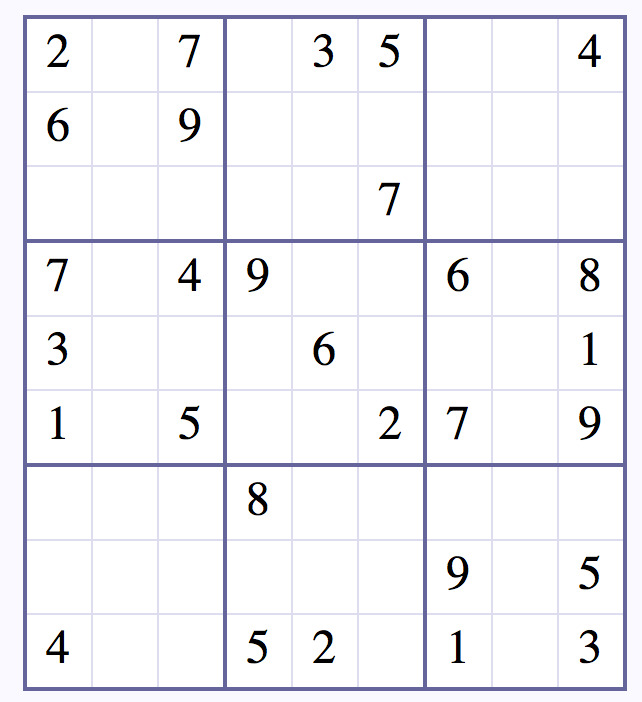
#> input picture digit_recognizer/assets/testimages/sudoku_1.jpg, 642 x 702 px
$ python -i puzzle.py   (imports and definitions only)
#> lines starting #> are read from the running program, lines starting #| are printed output that depends on the picture; after the words box and inside, x2 and y2 are one past the last pixel; in counts of white or black regions, pixels touching at a corner belong together
#> further down, picture is the input picture: shape (702, 642, 3); mean B, G, R 245.8, 242.4, 242.6
from imutils.perspective import four_point_transform
from skimage.segmentation import clear_border
import numpy as np
import imutils
import cv2

def find_puzzle(image, debug=True):
#> called with debug = True
    gray = cv2.cvtColor(image, cv2.COLOR_BGR2GRAY)
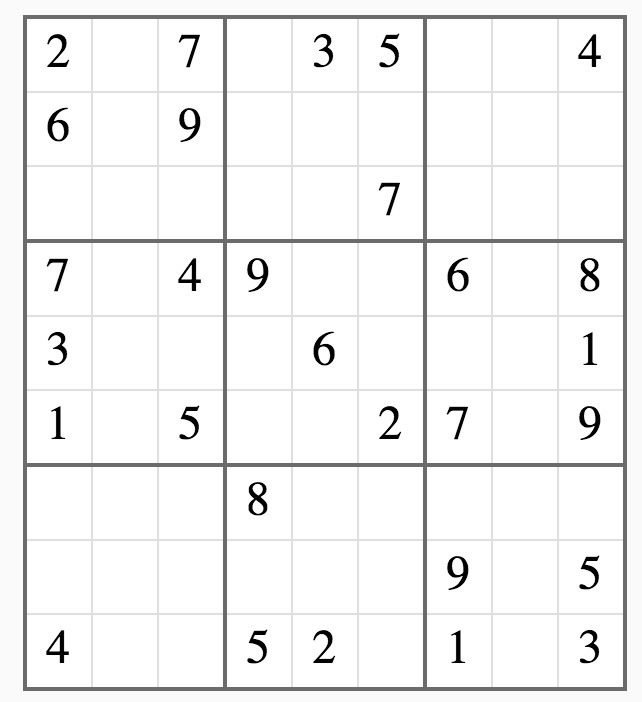
#> gray: shape (702, 642); min 0, max 255, mean 242.9
    blurred = cv2.GaussianBlur(gray, (7,7), 3)
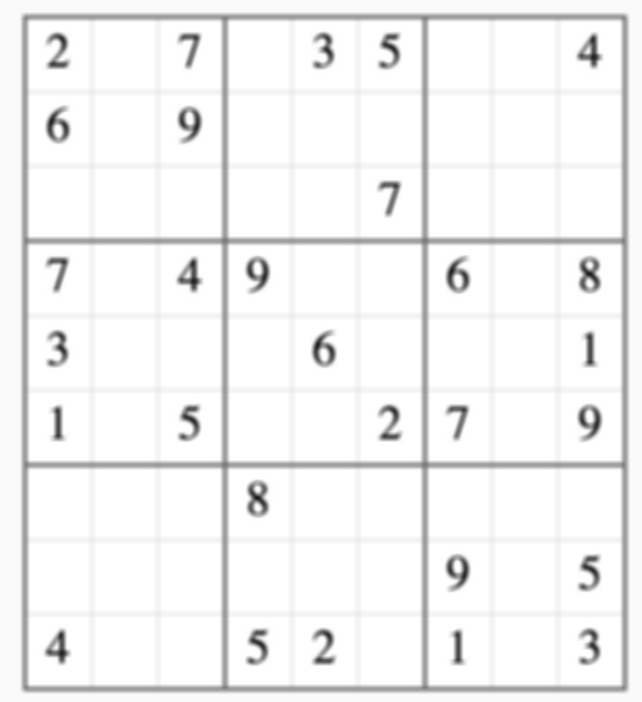
#> blurred: shape (702, 642); min 25, max 255, mean 242.9
    thresh = cv2.adaptiveThreshold(
        blurred,
        255,
        cv2.ADAPTIVE_THRESH_GAUSSIAN_C,
        cv2.THRESH_BINARY,
        11,
        2
    )
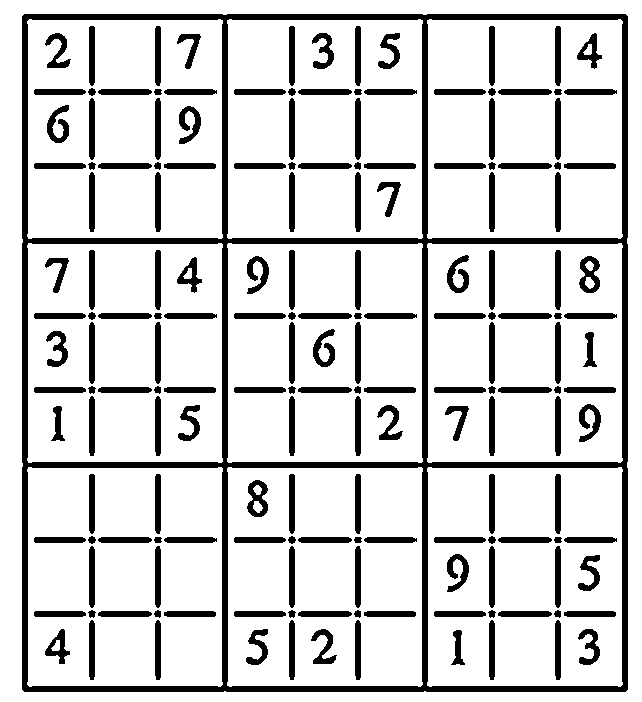
#> thresh: shape (702, 642); 82.8% white; 174 black regions, largest, box (x1, y1, x2, y2) and area: (22, 14, 628, 692) 29936, (579, 256, 600, 293) 445, (247, 480, 268, 517) 445
    not_thresh = cv2.bitwise_not(thresh, thresh)
#> not_thresh: shape (702, 642); 17.2% white; 174 white regions

    cv2.imshow("puzzle thresh", not_thresh)
    cv2.waitKey(0)

    # ok cool, now we find some contours
    contours = cv2.findContours(
        not_thresh.copy(),
        cv2.RETR_EXTERNAL,
        cv2.CHAIN_APPROX_SIMPLE)
#> contours = 1 contour; box (x1, y1, x2, y2) and area: (22, 14, 628, 692) 409545
    contours = imutils.grab_contours(contours)
    contours = sorted(contours, key=cv2.contourArea, reverse=True)

    # init a contour that corresponds to puzzle outline
    puzzle_contour = None

    for c in contours:
        perimeter = cv2.arcLength(c, True)
        approx = cv2.approxPolyDP(c, 0.02 * perimeter, True)

        if len (approx) == 4:
            print("YUP LOOKS LIKE IT")
            puzzle_contour = approx
            print(puzzle_contour)
            break
#> this loop made 1 pass
#> (perimeter, puzzle_contour) on pass 1: (2565.9, [[24, 14], [22, 689], [625, 691], [627, 16]])
#| YUP LOOKS LIKE IT
#| [[[ 24  14]]
#|  [[ 22 689]]
#|  [[625 691]]
#|  [[627  16]]]

    if puzzle_contour is None:
        raise Exception("HEY! THIS IS WRONG, could not find puzzle contour")

    # if debug:
    output = image.copy()
    cv2.drawContours(output, [puzzle_contour], -1, (0, 255, 0), 2)
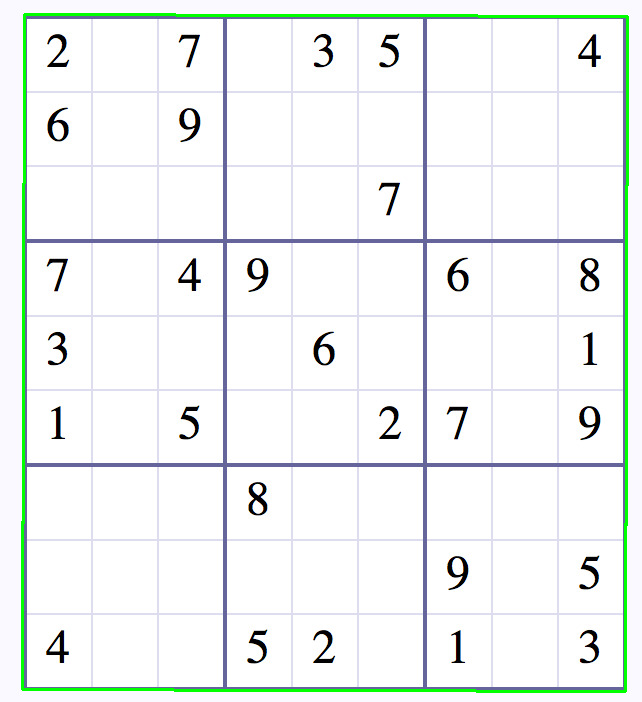
#> output: shape (702, 642, 3); 1.7% of pixels changed, all inside (x1, y1, x2, y2) = (21, 13, 629, 693)
    cv2.imshow("puzzle outline", output)
    cv2.waitKey(0)

    # get the 4pt transform of outline contour
    puzzle = four_point_transform(image, puzzle_contour.reshape(4, 2))
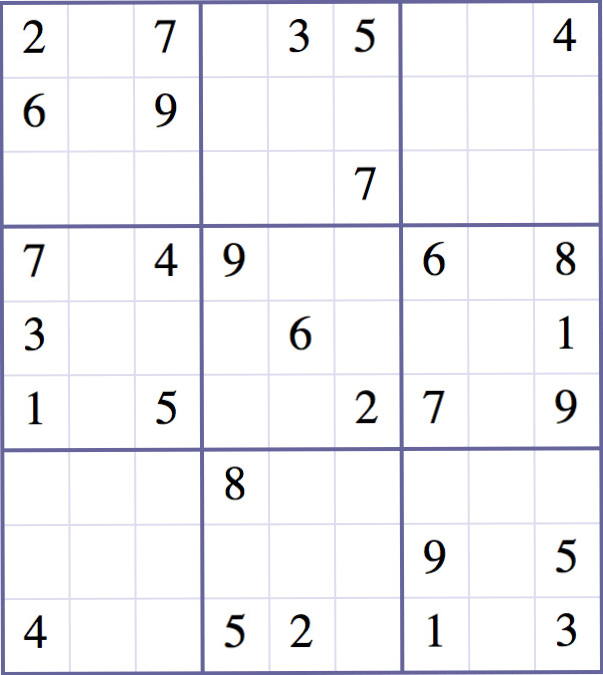
#> puzzle: shape (675, 603, 3); mean B, G, R 245.1, 242, 242.1
    warped = four_point_transform(gray, puzzle_contour.reshape(4, 2))
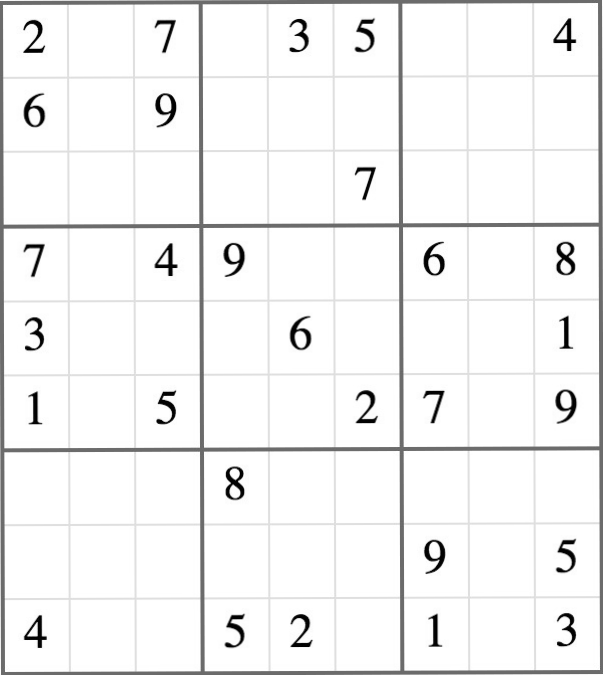
#> warped: shape (675, 603); min 0, max 255, mean 242.4
    # check to see if we are visualizing the perspective transform
    if debug:
        # show the output warped image (again, for debugging purposes)
        cv2.imshow("Puzzle Transform", warped)
        cv2.waitKey(0)
    # return a 2-tuple of puzzle in both RGB and grayscale
    return (puzzle, warped)

def extract_digit(cell, debug=True):
    # apply automatic thresh to cell and then clear any connected borders
    thresh = cv2.threshold(cell, 0, 255, cv2.THRESH_BINARY_INV | cv2.THRESH_OTSU)[1]
    thresh = clear_border(thresh)

	# find contours in the thresholded cell
    cnts = cv2.findContours(thresh.copy(), cv2.RETR_EXTERNAL, cv2.CHAIN_APPROX_SIMPLE)
    cnts = imutils.grab_contours(cnts)
    # if no contours were found than this is an empty cell
    if len(cnts) == 0: return None
    # otherwise, find the largest contour in the cell and create a
    # mask for the contour
    c = max(cnts, key=cv2.contourArea)
    mask = np.zeros(thresh.shape, dtype="uint8")
    cv2.drawContours(mask, [c], -1, 255, -1)

    # compute the percentage of masked pixels relative to the total
    # area of the image
    (h, w) = thresh.shape
    percentFilled = cv2.countNonZero(mask) / float(w * h)
    # if less than 3% of the mask is filled then we are looking at
    # noise and can safely ignore the contour
    if percentFilled < 0.03: return None
    # apply the mask to the thresholded cell
    digit = cv2.bitwise_and(thresh, thresh, mask=mask)
    # check to see if we should visualize the masking step
    if debug:
        cv2.imshow("Digit", digit)
        cv2.waitKey(0)
    # return the digit to the calling function
    return digit

>>> import cv2
>>> picture = cv2.imread('../digit_recognizer/assets/testimages/sudoku_1.jpg')
>>> result = find_puzzle(picture)

$ run again, on digit_recognizer/assets/testimages/sudoku_2.jpg
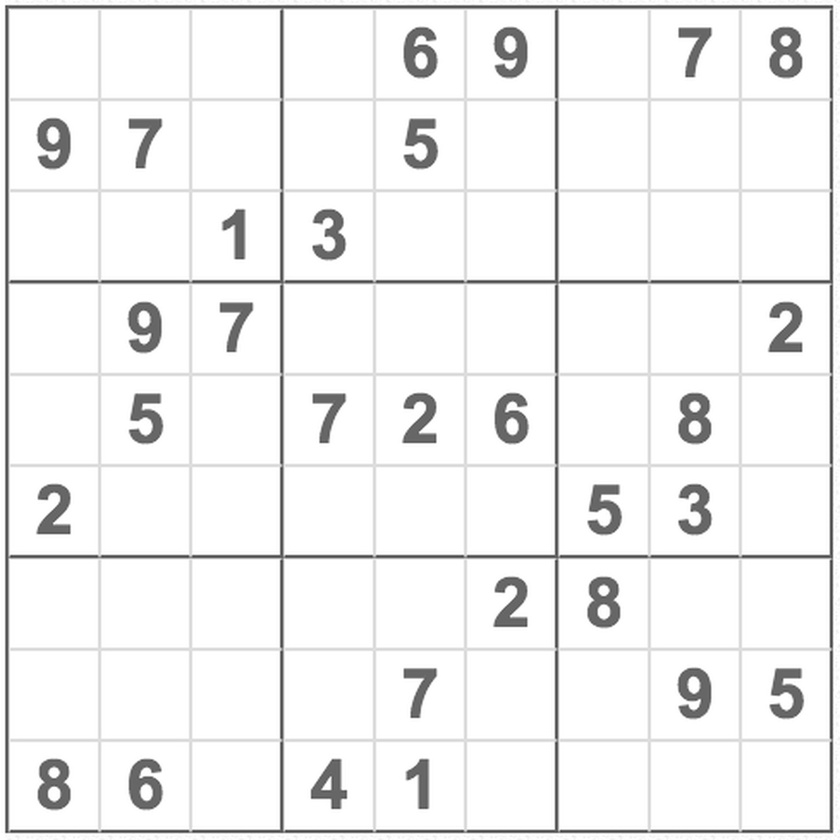
#> input picture digit_recognizer/assets/testimages/sudoku_2.jpg, 840 x 840 px, shrunk from 1484 x 1484 before the run
#> picture is the input picture: shape (840, 840, 3); min 54, max 255, mean 241.5
#> in find_puzzle, `thresh = cv2.adaptiveThreshold( blurred, 255, cv2.ADAPTIVE_THRESH_GAUS..`:
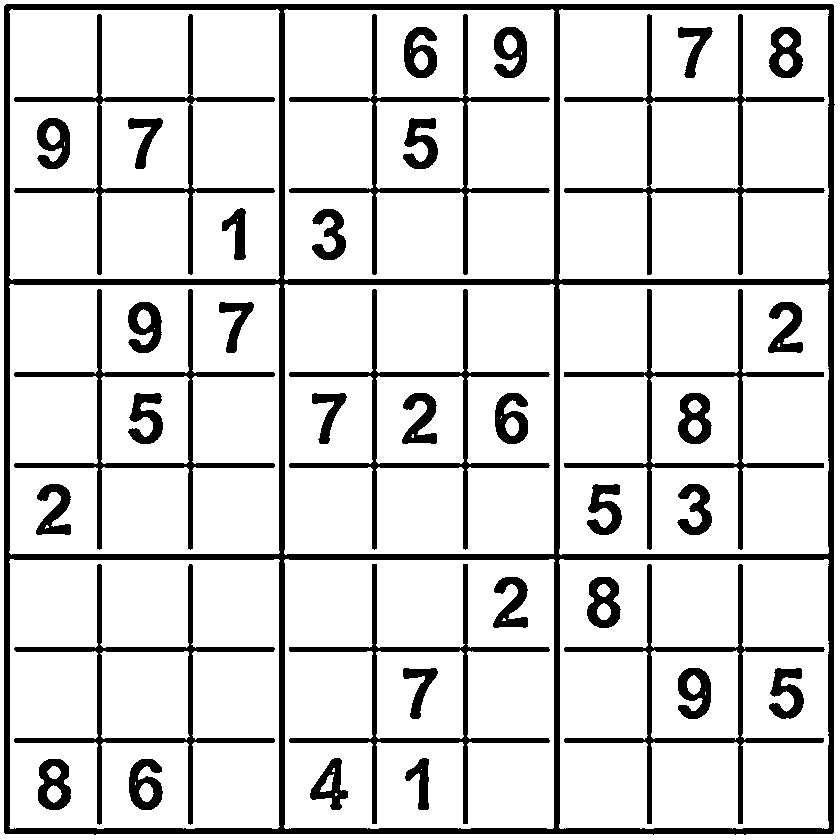
#> thresh: shape (840, 840); 84.3% white; 39 black regions, largest, box (x1, y1, x2, y2) and area: (4, 4, 835, 835) 38934, (289, 289, 550, 550) 5025, (14, 289, 275, 550) 5023
#> not_thresh: shape (840, 840); 15.7% white; 39 white regions
#> contours = 1 contour; box (x1, y1, x2, y2) and area: (4, 4, 835, 835) 687244
#> the loop in find_puzzle, `for c in contours:` made 1 pass
#> (perimeter, puzzle_contour) on pass 1: (3317.2, [[6, 4], [4, 832], [832, 833], [833, 5]])
#> (printed output is left out)
#> output: shape (840, 840, 3); 1.41% of pixels changed, all inside (x1, y1, x2, y2) = (3, 3, 835, 835)
#> in find_puzzle, `puzzle = four_point_transform(image, puzzle_contour.reshape(4, 2))`:
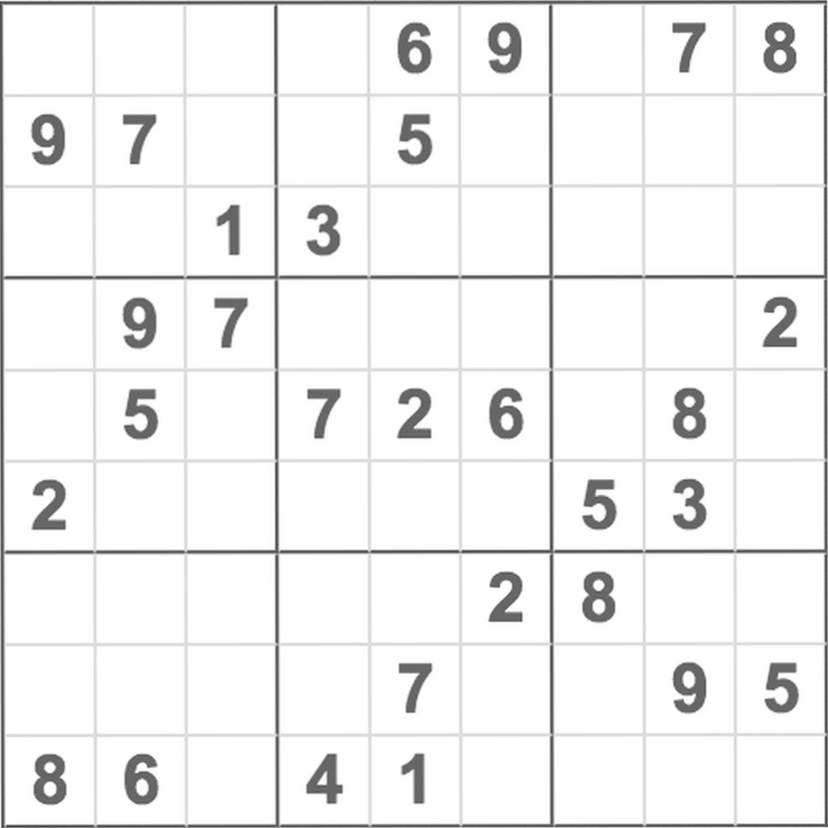
#> puzzle: shape (828, 828, 3); min 59, max 255, mean 241.3
